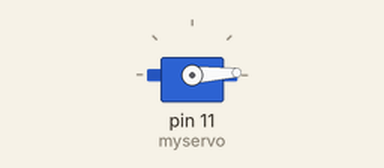
A sketch run on a simulated Arduino Uno, built with avr-gcc and run on an emulated ATmega328P. On the bench: servo.

Above: at 0.05 s.
At 0.7 s:
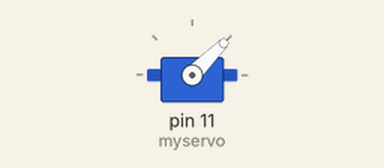
At 1.4 s:
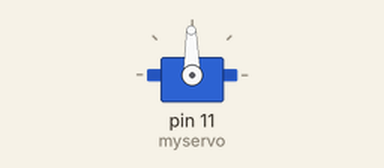
At 2.8 s:
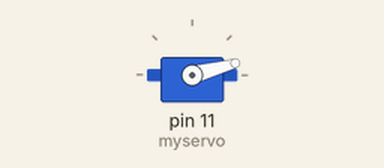
Timing chart, 0 to 6.9 s (numbered marks = the images above):
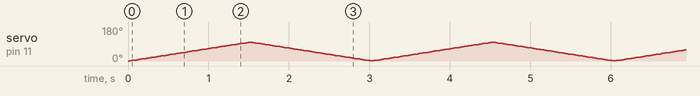

The sketch:

servo.ino
```cpp
/*
 Controlling a servo position using a potentiometer (variable resistor)
 by Michal Rinott <http://people.interaction-ivrea.it/m.rinott>

 modified on 8 Nov 2013
 by Scott Fitzgerald
 http://www.arduino.cc/en/Tutorial/Knob
*/

#include <Servo.h>

Servo myservo;  // create servo object to control a servo

int pos = 0;  // analog pin used to connect the potentiometer
int val;    // variable to read the value from the analog pin

void setup() {
  myservo.attach(11);  // attaches the servo on pin 9 to the servo object
}

void loop() {
  for(pos=0;pos<100;pos+=1){
      myservo.write(pos);
      delay(15);
    }
   for(pos=100;pos>=1;pos-=1){
      myservo.write(pos);
      delay(15);
    }
}
```
